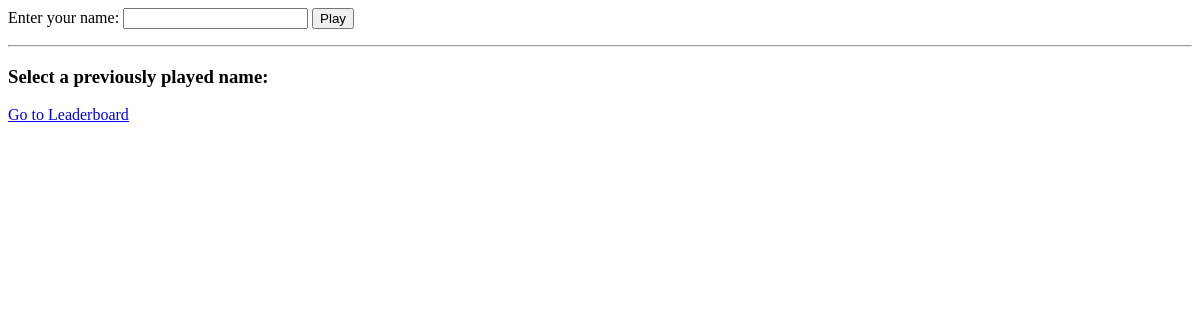
The app's page /game/, older data.
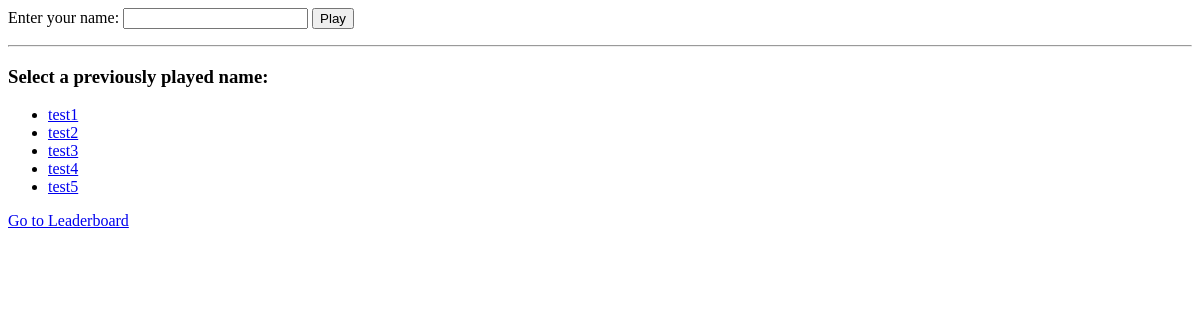
The same page, newer data.
### game/models.py (models this page shows, shortened)
class Player(models.Model):
    name = models.CharField(max_length=100, unique=True)
    score = models.IntegerField(default=0)

### game/views.py (the view)
# urls.py: path('', views.game_home, name='game_home'),
def game_home(request):
    if request.method == 'POST':
        name = request.POST.get('name')
        player, created = Player.objects.get_or_create(name=name)
        request.session['player_id'] = player.id  # Save player id in session
        return redirect('game:game_play')
    players = Player.objects.all()
    return render(request, 'game/game_home.html', {'players': players})

### templates/game/game_home.html (shortened to what this page needs)
<form method="POST">
    <label for="name">Enter your name:</label>
    <input type="text" name="name" required>
    <button type="submit">Play</button>
</form>
<hr>
<h3>Select a previously played name:</h3>
<ul>
    {% for player in players %}
    <li><a href="{% url 'game:game_home' %}" onclick="document.getElementById('name').value='{{ player.name }}';">{{ player.name }}</a></li>
    {% endfor %}
</ul>
<a href="{% url 'game:leaderboard' %}">Go to Leaderboard</a>

Row changes from the older to the newer data that the page shows:
added Player: name "test1"
added Player: name "test2"
added Player: name "test3"
added Player: name "test4"
added Player: name "test5"
